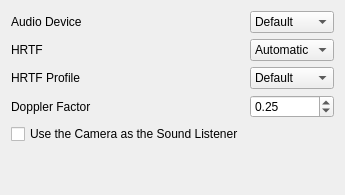
     <widget class="QWidget" name="Audio">
      <attribute name="title">
       <string>Audio</string>
      </attribute>
      <layout class="QVBoxLayout" name="verticalLayout_3">
       <item>
        <layout class="QGridLayout" name="audioLayout">
         <item row="1" column="1">
          <widget class="QComboBox" name="enableHRTFComboBox">
           <property name="sizePolicy">
            <sizepolicy hsizetype="Preferred" vsizetype="Fixed">
             <horstretch>0</horstretch>
             <verstretch>0</verstretch>
            </sizepolicy>
           </property>
           <property name="minimumSize">
            <size>
             <width>0</width>
             <height>0</height>
            </size>
           </property>
           <property name="currentIndex">
            <number>0</number>
           </property>
           <item>
            <property name="text">
             <string>Automatic</string>
            </property>
           </item>
           <item>
            <property name="text">
             <string>Off</string>
            </property>
           </item>
           <item>
            <property name="text">
             <string>On</string>
            </property>
           </item>
          </widget>
         </item>
         <item row="1" column="0">
          <widget class="QLabel" name="enableHRTFLabel">
           <property name="toolTip">
            <string>This setting controls HRTF, which simulates 3D sound on stereo systems.</string>
           </property>
           <property name="text">
            <string>HRTF</string>
           </property>
          </widget>
         </item>
         <item row="4" column="0">
          <widget class="QCheckBox" name="cameraListenerCheckBox">
           <property name="toolTip">
            <string>In third-person view, use the camera as the sound listener instead of the player character.</string>
           </property>
           <property name="text">
            <string>Use the Camera as the Sound Listener</string>
           </property>
          </widget>
         </item>
         <item row="3" column="0">
          <widget class="QLabel" name="dopplerLabel">
           <property name="toolTip">
            <string>&lt;html&gt;&lt;head/&gt;&lt;body&gt;&lt;p&gt;Controls the strength of the Doppler effect. Zero means it is completely disabled.&lt;/p&gt;&lt;p&gt;The Doppler effect increases or decreases the pitch of sounds relative to the velocity of the sound source and the listener.&lt;/p&gt;&lt;/body&gt;&lt;/html&gt;</string>
           </property>
           <property name="text">
            <string>Doppler Factor</string>
           </property>
          </widget>
         </item>
         <item row="3" column="1">
          <widget class="QDoubleSpinBox" name="dopplerSpinBox">
           <property name="maximum">
            <double>1.000000000000000</double>
           </property>
           <property name="singleStep">
            <double>0.010000000000000</double>
           </property>
           <property name="value">
            <double>0.250000000000000</double>
           </property>
          </widget>
         </item>
         <item row="2" column="1">
          <widget class="QComboBox" name="hrtfProfileSelectorComboBox">
           <property name="sizePolicy">
            <sizepolicy hsizetype="Preferred" vsizetype="Fixed">
             <horstretch>0</horstretch>
             <verstretch>0</verstretch>
            </sizepolicy>
           </property>
           <property name="minimumSize">
            <size>
             <width>0</width>
             <height>0</height>
            </size>
           </property>
           <property name="currentIndex">
            <number>0</number>
           </property>
           <item>
            <property name="text">
             <string>Default</string>
            </property>
           </item>
          </widget>
         </item>
         <item row="2" column="0">
          <widget class="QLabel" name="hrtfProfileSelectorLabel">
           <property name="toolTip">
            <string>Select your preferred HRTF profile.</string>
           </property>
           <property name="text">
            <string>HRTF Profile</string>
           </property>
          </widget>
         </item>
         <item row="0" column="0">
          <widget class="QLabel" name="audioDeviceSelectorLabel">
           <property name="toolTip">
            <string>Select your preferred audio device.</string>
           </property>
           <property name="text">
            <string>Audio Device</string>
           </property>
          </widget>
         </item>
         <item row="0" column="1">
          <widget class="QComboBox" name="audioDeviceSelectorComboBox">
           <property name="sizePolicy">
            <sizepolicy hsizetype="Preferred" vsizetype="Fixed">
             <horstretch>0</horstretch>
             <verstretch>0</verstretch>
            </sizepolicy>
           </property>
           <property name="minimumSize">
            <size>
             <width>0</width>
             <height>0</height>
            </size>
           </property>
           <property name="currentIndex">
            <number>0</number>
           </property>
           <item>
            <property name="text">
             <string>Default</string>
            </property>
           </item>
          </widget>
         </item>
        </layout>
       </item>
       <item>
        <spacer>
         <property name="orientation">
          <enum>Qt::Orientation::Vertical</enum>
         </property>
         <property name="sizeHint" stdset="0">
          <size>
           <width>20</width>
           <height>40</height>
          </size>
         </property>
        </spacer>
       </item>
      </layout>
     </widget>
